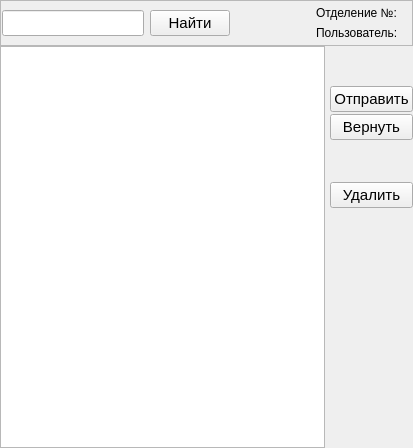
         <widget class="QWidget" name="tab_3">
          <attribute name="title">
           <string>Посылки</string>
          </attribute>
          <layout class="QVBoxLayout" name="verticalLayout_27">
           <property name="spacing">
            <number>0</number>
           </property>
           <property name="leftMargin">
            <number>0</number>
           </property>
           <property name="topMargin">
            <number>0</number>
           </property>
           <property name="rightMargin">
            <number>0</number>
           </property>
           <property name="bottomMargin">
            <number>0</number>
           </property>
           <item>
            <layout class="QVBoxLayout" name="verticalLayout_9">
             <property name="spacing">
              <number>0</number>
             </property>
             <item>
              <widget class="QFrame" name="frame_3">
               <property name="frameShape">
                <enum>QFrame::StyledPanel</enum>
               </property>
               <property name="frameShadow">
                <enum>QFrame::Raised</enum>
               </property>
               <layout class="QHBoxLayout" name="horizontalLayout_23">
                <property name="leftMargin">
                 <number>1</number>
                </property>
                <property name="topMargin">
                 <number>5</number>
                </property>
                <property name="rightMargin">
                 <number>1</number>
                </property>
                <property name="bottomMargin">
                 <number>5</number>
                </property>
                <item>
                 <widget class="QLineEdit" name="S1_p3_lineEdit1">
                  <property name="font">
                   <font>
                    <pointsize>11</pointsize>
                   </font>
                  </property>
                 </widget>
                </item>
                <item>
                 <widget class="QPushButton" name="S1_p3_Button1">
                  <property name="font">
                   <font>
                    <pointsize>11</pointsize>
                   </font>
                  </property>
                  <property name="text">
                   <string>Найти</string>
                  </property>
                  <property name="autoDefault">
                   <bool>true</bool>
                  </property>
                  <property name="default">
                   <bool>false</bool>
                  </property>
                 </widget>
                </item>
                <item>
                 <spacer name="horizontalSpacer_5">
                  <property name="orientation">
                   <enum>Qt::Horizontal</enum>
                  </property>
                  <property name="sizeHint" stdset="0">
                   <size>
                    <width>40</width>
                    <height>20</height>
                   </size>
                  </property>
                 </spacer>
                </item>
                <item>
                 <spacer name="horizontalSpacer_6">
                  <property name="orientation">
                   <enum>Qt::Horizontal</enum>
                  </property>
                  <property name="sizeHint" stdset="0">
                   <size>
                    <width>40</width>
                    <height>20</height>
                   </size>
                  </property>
                 </spacer>
                </item>
                <item>
                 <layout class="QVBoxLayout" name="verticalLayout_8">
                  <item>
                   <layout class="QHBoxLayout" name="horizontalLayout_8">
                    <item>
                     <widget class="QLabel" name="S1_label_n5">
                      <property name="font">
                       <font>
                        <pointsize>9</pointsize>
                       </font>
                      </property>
                      <property name="text">
                       <string>Отделение №:</string>
                      </property>
                     </widget>
                    </item>
                    <item>
                     <widget class="QLabel" name="S1_label_5">
                      <property name="font">
                       <font>
                        <pointsize>9</pointsize>
                       </font>
                      </property>
                      <property name="text">
                       <string/>
                      </property>
                     </widget>
                    </item>
                   </layout>
                  </item>
                  <item>
                   <layout class="QHBoxLayout" name="horizontalLayout_9">
                    <item>
                     <widget class="QLabel" name="S1_label_n6">
                      <property name="font">
                       <font>
                        <pointsize>9</pointsize>
                       </font>
                      </property>
                      <property name="text">
                       <string>Пользователь:</string>
                      </property>
                     </widget>
                    </item>
                    <item>
                     <widget class="QLabel" name="S1_label_6">
                      <property name="font">
                       <font>
                        <pointsize>9</pointsize>
                       </font>
                      </property>
                      <property name="text">
                       <string/>
                      </property>
                     </widget>
                    </item>
                   </layout>
                  </item>
                 </layout>
                </item>
               </layout>
              </widget>
             </item>
             <item>
              <layout class="QHBoxLayout" name="horizontalLayout_24">
               <property name="spacing">
                <number>5</number>
               </property>
               <item>
                <widget class="QTableView" name="S1_p3_tableView1">
                 <property name="font">
                  <font>
                   <pointsize>10</pointsize>
                  </font>
                 </property>
                 <property name="cursor" stdset="0">
                  <cursorShape>PointingHandCursor</cursorShape>
                 </property>
                 <property name="focusPolicy">
                  <enum>Qt::ClickFocus</enum>
                 </property>
                 <attribute name="verticalHeaderVisible">
                  <bool>false</bool>
                 </attribute>
                </widget>
               </item>
               <item>
                <layout class="QVBoxLayout" name="verticalLayout_7">
                 <property name="spacing">
                  <number>2</number>
                 </property>
                 <property name="leftMargin">
                  <number>0</number>
                 </property>
                 <property name="rightMargin">
                  <number>0</number>
                 </property>
                 <property name="bottomMargin">
                  <number>0</number>
                 </property>
                 <item>
                  <spacer name="verticalSpacer_18">
                   <property name="orientation">
                    <enum>Qt::Vertical</enum>
                   </property>
                   <property name="sizeHint" stdset="0">
                    <size>
                     <width>20</width>
                     <height>40</height>
                    </size>
                   </property>
                  </spacer>
                 </item>
                 <item>
                  <widget class="QPushButton" name="S1_p3_Button2">
                   <property name="font">
                    <font>
                     <pointsize>11</pointsize>
                    </font>
                   </property>
                   <property name="text">
                    <string>Отправить</string>
                   </property>
                   <property name="autoDefault">
                    <bool>true</bool>
                   </property>
                   <property name="default">
                    <bool>false</bool>
                   </property>
                  </widget>
                 </item>
                 <item>
                  <widget class="QPushButton" name="S1_p3_Button3">
                   <property name="font">
                    <font>
                     <pointsize>11</pointsize>
                    </font>
                   </property>
                   <property name="text">
                    <string>Вернуть</string>
                   </property>
                   <property name="autoDefault">
                    <bool>true</bool>
                   </property>
                   <property name="default">
                    <bool>false</bool>
                   </property>
                  </widget>
                 </item>
                 <item>
                  <spacer name="verticalSpacer_15">
                   <property name="orientation">
                    <enum>Qt::Vertical</enum>
                   </property>
                   <property name="sizeHint" stdset="0">
                    <size>
                     <width>20</width>
                     <height>40</height>
                    </size>
                   </property>
                  </spacer>
                 </item>
                 <item>
                  <widget class="QPushButton" name="S1_p3_Button5">
                   <property name="font">
                    <font>
                     <pointsize>11</pointsize>
                    </font>
                   </property>
                   <property name="text">
                    <string>Удалить</string>
                   </property>
                   <property name="autoDefault">
                    <bool>true</bool>
                   </property>
                   <property name="default">
                    <bool>false</bool>
                   </property>
                  </widget>
                 </item>
                 <item>
                  <spacer name="verticalSpacer_24">
                   <property name="orientation">
                    <enum>Qt::Vertical</enum>
                   </property>
                   <property name="sizeHint" stdset="0">
                    <size>
                     <width>20</width>
                     <height>40</height>
                    </size>
                   </property>
                  </spacer>
                 </item>
                 <item>
                  <spacer name="verticalSpacer_23">
                   <property name="orientation">
                    <enum>Qt::Vertical</enum>
                   </property>
                   <property name="sizeHint" stdset="0">
                    <size>
                     <width>20</width>
                     <height>40</height>
                    </size>
                   </property>
                  </spacer>
                 </item>
                 <item>
                  <spacer name="verticalSpacer_22">
                   <property name="orientation">
                    <enum>Qt::Vertical</enum>
                   </property>
                   <property name="sizeHint" stdset="0">
                    <size>
                     <width>20</width>
                     <height>40</height>
                    </size>
                   </property>
                  </spacer>
                 </item>
                 <item>
                  <spacer name="verticalSpacer_21">
                   <property name="orientation">
                    <enum>Qt::Vertical</enum>
                   </property>
                   <property name="sizeHint" stdset="0">
                    <size>
                     <width>20</width>
                     <height>40</height>
                    </size>
                   </property>
                  </spacer>
                 </item>
                 <item>
                  <spacer name="verticalSpacer_20">
                   <property name="orientation">
                    <enum>Qt::Vertical</enum>
                   </property>
                   <property name="sizeHint" stdset="0">
                    <size>
                     <width>20</width>
                     <height>40</height>
                    </size>
                   </property>
                  </spacer>
                 </item>
                 <item>
                  <spacer name="verticalSpacer_19">
                   <property name="orientation">
                    <enum>Qt::Vertical</enum>
                   </property>
                   <property name="sizeHint" stdset="0">
                    <size>
                     <width>20</width>
                     <height>40</height>
                    </size>
                   </property>
                  </spacer>
                 </item>
                </layout>
               </item>
              </layout>
             </item>
            </layout>
           </item>
          </layout>
         </widget>
